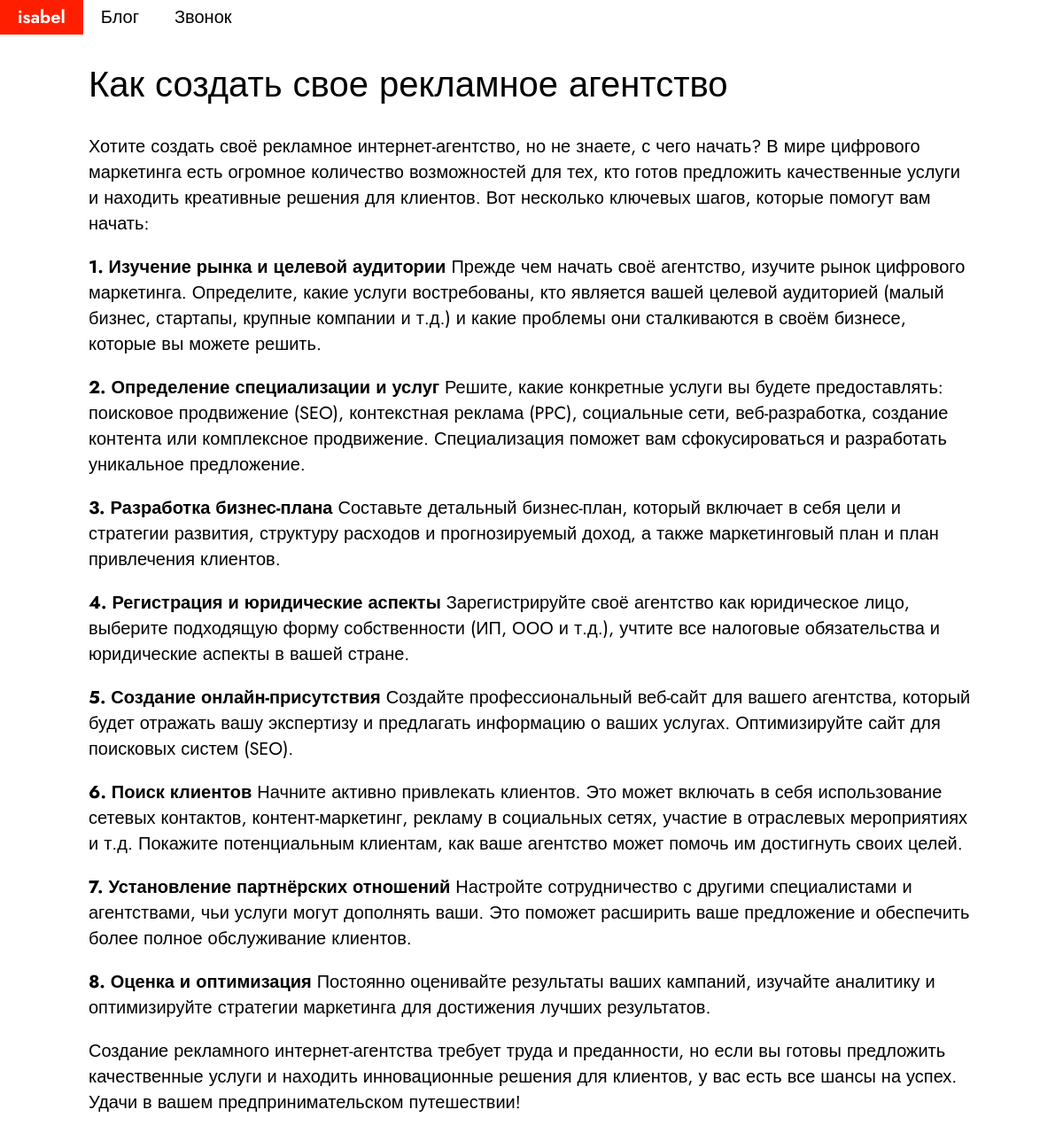
The page /blog/1 on the database its author committed.
### blog/models.py (models this page shows, shortened)
class Post(models.Model):
    title = models.CharField(max_length=256)
    body = RichTextField(blank=True, null=True)
    date = models.DateField(auto_now_add=True)

### blog/views.py (the view)
# urls.py: path("<int:id>", views.post, name="post")
def post(request, id):
    post = Post.objects.get(pk=id)
    return render(request, 'blog/post.html', {
        "post": post
    })

### blog/templates/blog/post.html (shortened to what this page needs)
{% extends 'core/layout.html' %}
{% load static %}
{% block css %}
    <link rel="stylesheet" href="{% static 'blog/styles.css' %}">
    <link rel="stylesheet" href="{% static 'core/styles.css' %}">
{% endblock css %}
{% block body %}
<div class="blog-post-container">
    <h1>{{post.title}}</h1>
    {{post.body|safe}}
</div>
{% endblock body %}

### core/templates/core/layout.html (shortened to what this page needs)
{% load static %}
<!DOCTYPE html>
<html lang="en">
<head>
    {% block css %}{% endblock css %}
</head>
<body>
    <section id="navbar">
        <div class="navbar">
            <nav>
                <a href="{% url 'core:index' %}"><div class="nav-item logo">isabel</div></a>
                <a href="{% url 'blog:index' %}"><div class="nav-item">Блог</div></a>
                <div class="nav-item phone call">Звонок</div>
            </nav>
        </div>
    </section>
    {% block body %}{% endblock body %}
</body>
</html>

### blog/static/blog/styles.css (style rules this page uses)
h1 { font-weight: 300; }
.blog-post-container { max-width: 1000px; margin: 0 auto; }

### core/static/core/styles.css (style rules this page uses)
html { font-size: 20px; }
body { margin: 0; font-family: "Jost", sans-serif; font-optical-sizing: auto; font-style: normal; }
#navbar { width: 100%; top: 0; position: sticky; background: #fff; z-index: 10000; }
#navbar .navbar { box-shadow: none; }
#navbar .navbar nav { display: flex; }
#navbar .navbar nav a { color: #000000; text-decoration: none; }
#navbar .navbar nav .nav-item { padding: 0.25em 1em; font-weight: 450; transition: background 0.1s, color 0.05s; }
#navbar .navbar nav .logo { font-weight: 650; }

### rows shown on the page
Post: title "Как создать свое рекламное агентство", body "Хотите создать своё рекламное интернет-агентство, но не знаете, с чего начать? В мире цифрового маркетинга есть огромное количество возможностей для тех, кто готов предложить качественные услуги и находить креативные решения для клиентов. Вот несколько ключевых шагов, которые помогут вам начать: 1. Изучение рынка и целевой аудитории Прежде чем начать своё агентство, изучите рынок цифрового маркетинга. Определите, какие услуги востребованы, кто является вашей целевой аудиторией (малый бизнес, стартапы, крупные компании и т.д.) и какие проблемы они сталкиваются в своём бизнесе, которые вы можете решить. 2. Определение специализации и услуг Решите, какие конкретные услуги вы будете…"
